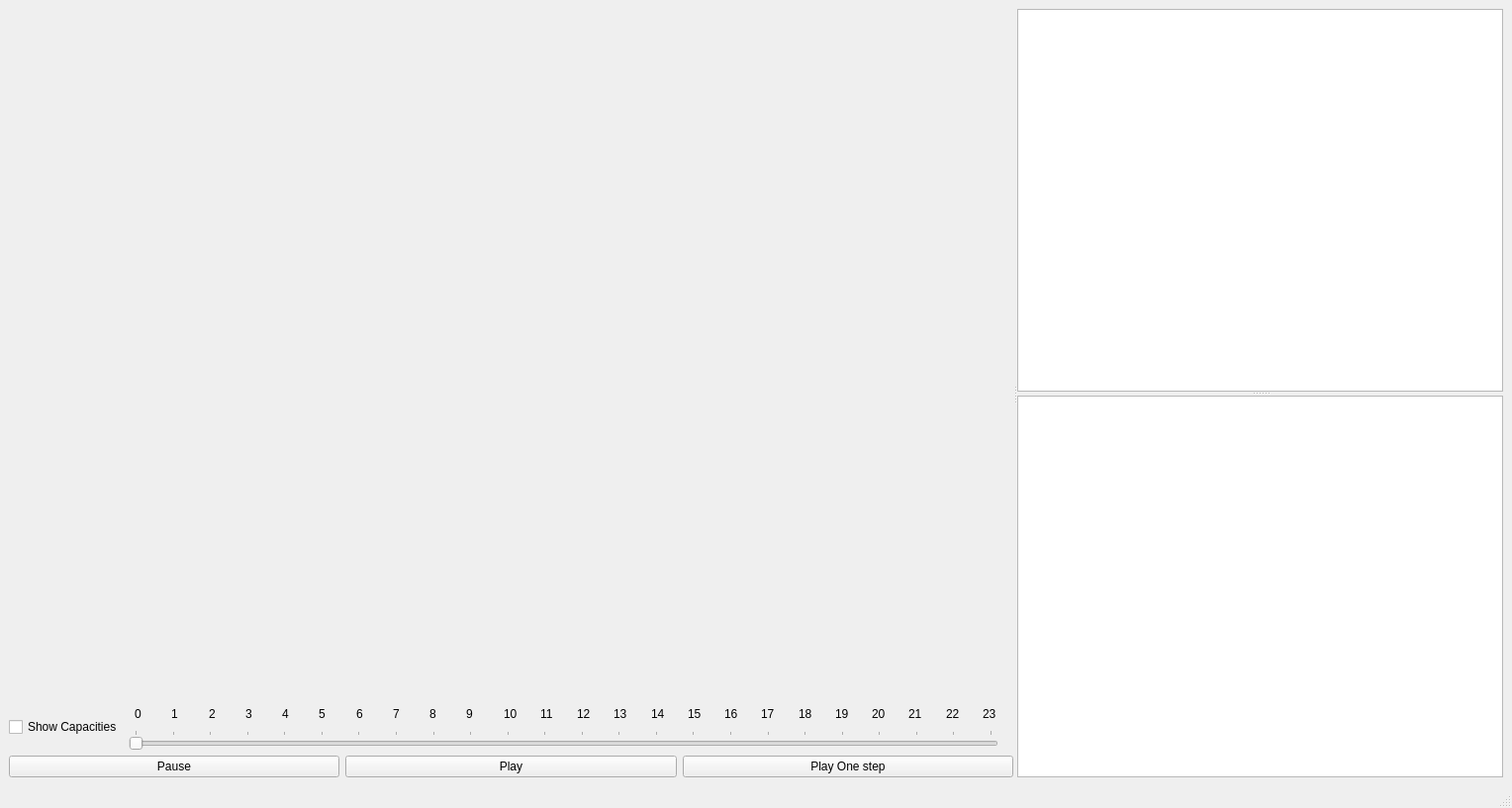
<?xml version="1.0" encoding="UTF-8"?>
<ui version="4.0">
 <class>StrategicLayer</class>
 <widget class="QMainWindow" name="StrategicLayer">
  <property name="geometry">
   <rect>
    <x>0</x>
    <y>0</y>
    <width>1528</width>
    <height>817</height>
   </rect>
  </property>
  <property name="windowTitle">
   <string>MainWindow</string>
  </property>
  <widget class="QWidget" name="centralwidget">
   <layout class="QHBoxLayout" name="horizontalLayout">
    <item>
     <widget class="QSplitter" name="main_splitter">
      <property name="orientation">
       <enum>Qt::Horizontal</enum>
      </property>
      <widget class="QWidget" name="verticalLayoutWidget_2">
       <layout class="QVBoxLayout" name="verticalLayout_4">
        <item>
         <widget class="QWidget" name="main_frame" native="true"/>
        </item>
        <item>
         <layout class="QGridLayout" name="gridLayout">
          <item row="0" column="0">
           <widget class="QCheckBox" name="showCapacities">
            <property name="text">
             <string>Show Capacities</string>
            </property>
           </widget>
          </item>
          <item row="0" column="1">
           <layout class="QGridLayout" name="gridLayout_2">
            <item row="0" column="0">
             <layout class="QHBoxLayout" name="horizontalLayout_3">
              <item>
               <spacer name="horizontalSpacer">
                <property name="orientation">
                 <enum>Qt::Horizontal</enum>
                </property>
                <property name="sizeType">
                 <enum>QSizePolicy::Fixed</enum>
                </property>
                <property name="sizeHint" stdset="0">
                 <size>
                  <width>6</width>
                  <height>20</height>
                 </size>
                </property>
               </spacer>
              </item>
              <item>
               <widget class="QLabel" name="label_10">
                <property name="text">
                 <string>0</string>
                </property>
               </widget>
              </item>
              <item>
               <widget class="QLabel" name="label_9">
                <property name="text">
                 <string>1</string>
                </property>
               </widget>
              </item>
              <item>
               <widget class="QLabel" name="label_8">
                <property name="text">
                 <string>2</string>
                </property>
               </widget>
              </item>
              <item>
               <widget class="QLabel" name="label_7">
                <property name="text">
                 <string>3</string>
                </property>
               </widget>
              </item>
              <item>
               <widget class="QLabel" name="label_6">
                <property name="text">
                 <string>4</string>
                </property>
               </widget>
              </item>
              <item>
               <widget class="QLabel" name="label_5">
                <property name="text">
                 <string>5</string>
                </property>
               </widget>
              </item>
              <item>
               <widget class="QLabel" name="label_4">
                <property name="text">
                 <string>6</string>
                </property>
               </widget>
              </item>
              <item>
               <widget class="QLabel" name="label_3">
                <property name="text">
                 <string>7</string>
                </property>
               </widget>
              </item>
              <item>
               <widget class="QLabel" name="label_2">
                <property name="text">
                 <string>8</string>
                </property>
               </widget>
              </item>
              <item>
               <widget class="QLabel" name="label">
                <property name="text">
                 <string>9</string>
                </property>
               </widget>
              </item>
              <item>
               <widget class="QLabel" name="label_25">
                <property name="text">
                 <string>10</string>
                </property>
               </widget>
              </item>
              <item>
               <widget class="QLabel" name="label_24">
                <property name="text">
                 <string>11</string>
                </property>
               </widget>
              </item>
              <item>
               <widget class="QLabel" name="label_23">
                <property name="text">
                 <string>12</string>
                </property>
               </widget>
              </item>
              <item>
               <widget class="QLabel" name="label_22">
                <property name="text">
                 <string>13</string>
                </property>
               </widget>
              </item>
              <item>
               <widget class="QLabel" name="label_21">
                <property name="text">
                 <string>14</string>
                </property>
               </widget>
              </item>
              <item>
               <widget class="QLabel" name="label_20">
                <property name="text">
                 <string>15</string>
                </property>
               </widget>
              </item>
              <item>
               <widget class="QLabel" name="label_19">
                <property name="text">
                 <string>16</string>
                </property>
               </widget>
              </item>
              <item>
               <widget class="QLabel" name="label_18">
                <property name="text">
                 <string>17</string>
                </property>
               </widget>
              </item>
              <item>
               <widget class="QLabel" name="label_17">
                <property name="text">
                 <string>18</string>
                </property>
               </widget>
              </item>
              <item>
               <widget class="QLabel" name="label_16">
                <property name="text">
                 <string>19</string>
                </property>
               </widget>
              </item>
              <item>
               <widget class="QLabel" name="label_15">
                <property name="text">
                 <string>20</string>
                </property>
               </widget>
              </item>
              <item>
               <widget class="QLabel" name="label_14">
                <property name="text">
                 <string>21</string>
                </property>
               </widget>
              </item>
              <item>
               <widget class="QLabel" name="label_13">
                <property name="text">
                 <string>22</string>
                </property>
               </widget>
              </item>
              <item>
               <widget class="QLabel" name="label_12">
                <property name="text">
                 <string>23</string>
                </property>
               </widget>
              </item>
             </layout>
            </item>
            <item row="1" column="0">
             <layout class="QHBoxLayout" name="horizontalLayout_4">
              <item>
               <widget class="QSlider" name="capacitySlider">
                <property name="maximum">
                 <number>23</number>
                </property>
                <property name="tracking">
                 <bool>true</bool>
                </property>
                <property name="orientation">
                 <enum>Qt::Horizontal</enum>
                </property>
                <property name="tickPosition">
                 <enum>QSlider::TicksAbove</enum>
                </property>
                <property name="tickInterval">
                 <number>1</number>
                </property>
               </widget>
              </item>
              <item>
               <spacer name="horizontalSpacer_2">
                <property name="orientation">
                 <enum>Qt::Horizontal</enum>
                </property>
                <property name="sizeType">
                 <enum>QSizePolicy::Fixed</enum>
                </property>
                <property name="sizeHint" stdset="0">
                 <size>
                  <width>15</width>
                  <height>2</height>
                 </size>
                </property>
               </spacer>
              </item>
             </layout>
            </item>
           </layout>
          </item>
         </layout>
        </item>
        <item>
         <layout class="QHBoxLayout" name="horizontalLayout_2">
          <item>
           <widget class="QPushButton" name="pause">
            <property name="text">
             <string>Pause</string>
            </property>
           </widget>
          </item>
          <item>
           <widget class="QPushButton" name="play">
            <property name="text">
             <string>Play</string>
            </property>
           </widget>
          </item>
          <item>
           <widget class="QPushButton" name="play_one_step">
            <property name="text">
             <string>Play One step</string>
            </property>
           </widget>
          </item>
         </layout>
        </item>
       </layout>
      </widget>
      <widget class="QSplitter" name="text_splitter">
       <property name="orientation">
        <enum>Qt::Vertical</enum>
       </property>
       <widget class="QTextBrowser" name="story"/>
       <widget class="QTextBrowser" name="information"/>
      </widget>
     </widget>
    </item>
   </layout>
  </widget>
  <widget class="QMenuBar" name="menubar">
   <property name="geometry">
    <rect>
     <x>0</x>
     <y>0</y>
     <width>1528</width>
     <height>27</height>
    </rect>
   </property>
  </widget>
  <widget class="QStatusBar" name="statusbar"/>
 </widget>
 <resources/>
 <connections/>
</ui>
